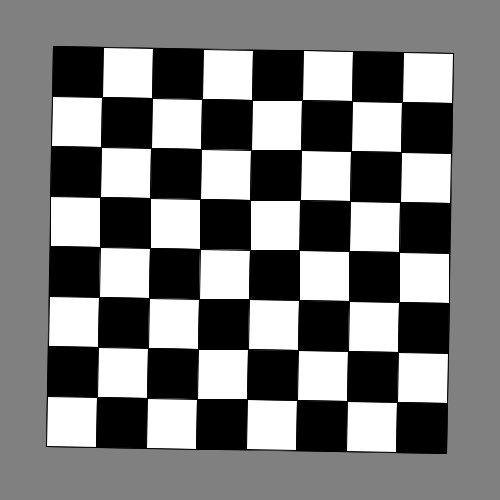
Frame 1 (no input)
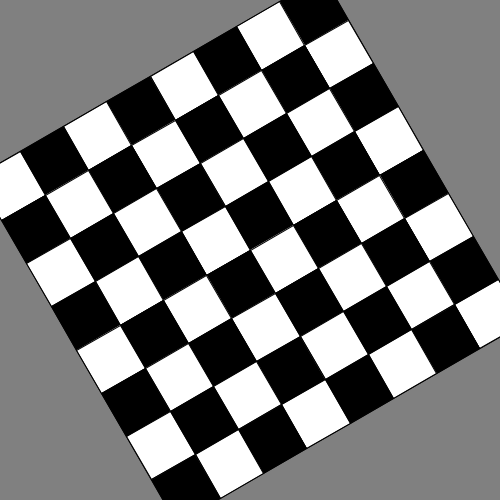
Frame 60 (the mouse pressed at the canvas centre just before this capture)
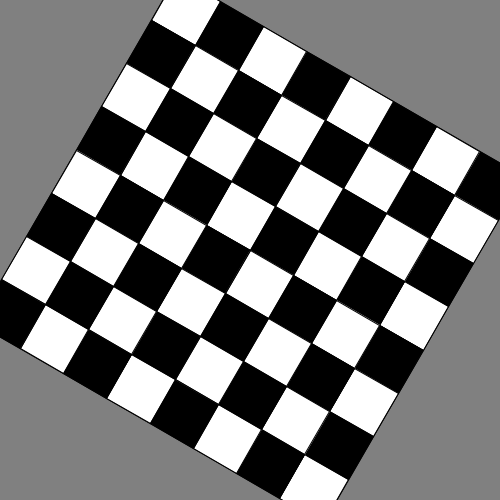
Frame 120 (the mouse held since frame 60 and released just before this capture)

The Processing sketch that drew these frames (run headless with seeded random() and noise(); from frame 60 on, the mouse is pressed at the canvas centre):

// Processing sketch: week06_5_processing_rotate_chessboard
// ── week06_5_processing_rotate_chessboard.pde
// week06_5_processing_rotate_chessboard
// 小心，修改自week06_3_processing_retate_translate_rotate_rect
// 想要做一個會旋轉的迷宮，程式碼要「移到畫面中心、旋轉、畫方塊」
void setup() {
  size(500, 500);
}
void draw() {
  background(128); // 灰色背景
  translate(250, 250); // 往右移、往下移 (暫時註解掉，要做實驗)
  rotate( radians(frameCount) ); // 持續轉動
  rect(-200, -200, 400, 400); // 座標奇怪的四邊形
  for (int i=0; i<8; i++) { // 左手i 對應y座標
   for (int j=0; j<8; j++) { // 右手j 對應x座標
    if ( (i+j)%2 == 1 ) fill(255); // 白色
    else fill(0); // 黑色
    rect(j*50-200, i*50-200, 50, 50); //小格子
   }
  }
}
